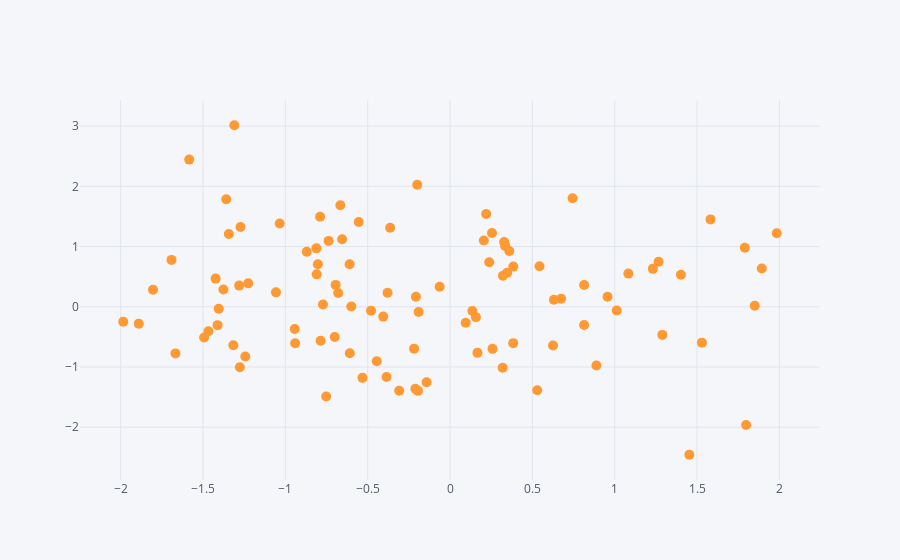

The notebook cell saved with this chart:
### Markdown cell above
## Types of iplot()

* scatter
* bar
* box
* spread
* ratio
* heatmap
* surface
* histogram
* bubble

### Code cell
df.iplot(kind='scatter',x='A',y='B',mode='markers',size=10)
